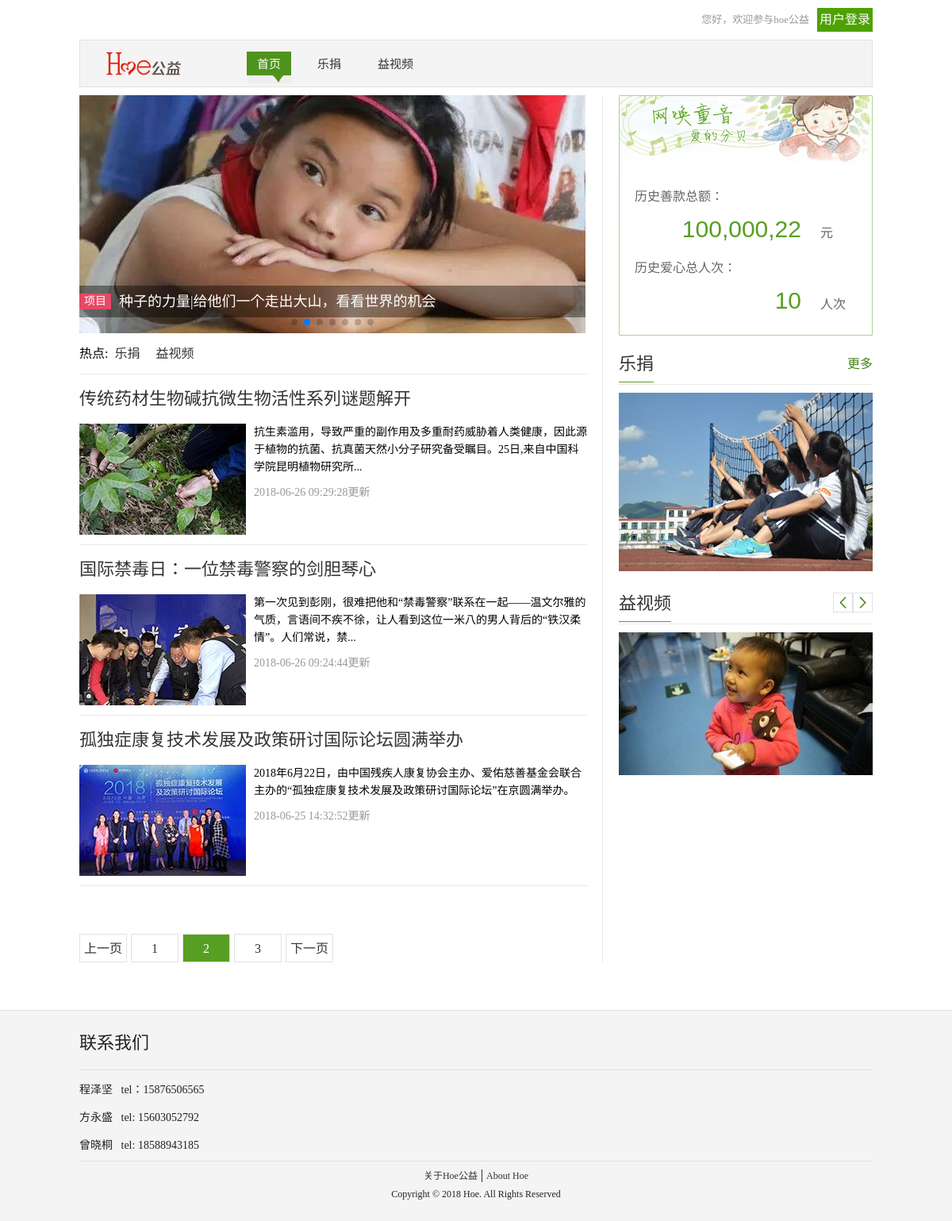
The app's page /public_benefit/index.php?page=2 with its own data.
### tables this page shows
CREATE TABLE IF NOT EXISTS `hoe_clist` (
  `id` int(11) NOT NULL AUTO_INCREMENT,
  `title` varchar(200) NOT NULL,
  `img` varchar(200) NOT NULL,
  `text` varchar(2000) NOT NULL,
  `time` varchar(200) NOT NULL,
  PRIMARY KEY (`id`)
);

### public_benefit/index.php (the view, shortened to what this page needs)
<!DOCTYPE html PUBLIC "-//W3C//DTD XHTML 1.0 Transitional//EN" "http://www.w3.org/TR/xhtml1/DTD/xhtml1-transitional.dtd">
<html xmlns="http://www.w3.org/1999/xhtml">
<head>
<link rel="stylesheet" href="./css/reset.css">
<link rel="stylesheet" href="./css/index.css">
</head>
<body>
<div class="hoe_container">
      	<?php
          include "include/header.php";
      	?>
		  <div class="hoe_lbt">
		  	   <div class="hoe_lbt_box">
		  	        <div class="box">
		  	          <div class="swiper-wrapper">
					      <div class="swiper-slide">
					          		<a href=""><img src="./img/lbt/lbt2.jpg" alt="" /></a>
								        <div class="imgtitle">
								        <span >项目</span>
								      	<a href="">种子的力量|给他们一个走出大山，看看世界的机会</a>
								        </div>
					      </div>
				    </div>
				  <div class="swiper-pagination"></div>
				    </div>
		  	   </div>
               <div class="donation">
                  <div class="amount">
                  	   <p>历史善款总额：</p>
                  	   <span><?php
       include "include/connect.php";
	  $query="select * from lejuan ";
	  $num=0;
	  $result=mysqli_query($link,$query);
	  while($row=mysqli_fetch_array($result)){
             $num+=(int)$row['num'];
	  }
             $strnum = mb_strlen($num,'UTF8');
		      while ($strnum){
		    $array[] = mb_substr($num, null ,3,'utf8');
		    $num = mb_substr($num,3,$strnum,'utf8');
		    $strnum = mb_strlen($num,'UTF8');
		 	 }
			$output=implode(',',$array);
			  echo $output;
	  ?>
	             </span>元
                  </div>
	              	<div class="person">
	              		<p>历史爱心总人次：</p>
                  	   <span><?php
       include "include/connect.php";
	  $query="select * from lejuan ";
	  $result=mysqli_query($link,$query);
	  $rc=0;
	  while($row=mysqli_fetch_array($result)){
          $rc+=(int)$row['rc'];
	  }
             echo $rc;
	  ?></span>人次
	              	</div>
               </div>
		  </div>
	  <div class="hoe_content">
	        <div class="hoe_main">
			    <div class="hoe_main_hot">
			    	<span>热点:</span>
			    	<a href="./lejuan.php">乐捐 </a>
			    	<a href="./yishipin.php">益视频</a>
			    </div>
	             <div class="hoe_main_List">
                     <?php
	include "include/connect.php";
  $pagesize=3;
   if(isset($_GET['page'])){
  $currentpage=$_GET['page'];
  $start=($currentpage-1)*$pagesize;
   }else{
  $currentpage=1;
  $start=0;
   }
  $query="select * from  hoe_clist  limit $start,$pagesize";
	$result=mysqli_query($link,$query);
	while($row=mysqli_fetch_array($result)){
   ?>
	             	 <div class="clist">
		         	 	  <div class="clist_title">
		             	 	  	<a href=""><?php echo $row['title'] ?></a>
		             	  </div>
	             	 	  <div class="clist_content">
	             	 	        <div class="pic">
	             	 	        	<a href=""><img src="<?php echo $row['img']  ?>" alt="" /></a>
	             	 	        </div>
		             	 	  	<div  class="text">
		             	 	  		<p><?php echo $row['text'] ?></p>
		             	 	  		<p><?php echo $row['time'] ?></p>
		             	 	  	</div>
	         	 	      </div>
	             	 </div>
	 <?php
		}
	?>
	             	 <div class="page">
                     <?php
                           if ($currentpage==2) {
                           	echo "<a href='./index.php?page=".($currentpage-1)."'>上一页</a>";
                          	echo '<a  href="./index.php?page=1">1</a>';
                          	echo '<a class="now"  href="./index.php?page=2">2</a>';
                          	echo '<a  href="./index.php?page=3">3</a>';
                          	echo "<a href='./index.php?page=".($currentpage+1)."'>下一页</a>";
                          }
    				 ?>
	             	 </div>
	             </div>
	        </div>
	        <div class="hoe_extra">
	        	<div class="lejuan">
	        		<div class="title">
		        		<span><a href="./lejuan.php">乐捐</a></span>
		        		<a  class="fr" href="./lejuan.php">更多</a>
	        	    </div>
                    <div class="imgBox">
                    	<a href="./lejuan.php"><img src="./img/imgbox1.jpg" alt="" /></a>
                    </div>
	        	</div>
	        	<div class="lb_box">
	        		<div class="title">
		        		<span><a href="./yishipin.php">益视频</a></span>
		        		<div class="arrow">
		        		  <div class="swiper-button-prev">
		        		   <a href=""><img src="./img/上一页.png" alt="" /></a>
		        		   </div>
                          <div class="swiper-button-next">
                             <a href="">  <img src="./img/下一页.png" alt="" /></a>
                        </div>
		        		</div>
	        	    </div>
                    <div class="lbimg">
                    	<div class="swiper-wrapper">
					      <div class="swiper-slide">
					          <a href="./yishipin.php">
					             <img src="./img/lbbox/lbbox1.jpg" alt="" />
					          </a>
					      </div>
    					</div>
                    </div>
	        	</div>
	        </div>
		  </div>
	  </div>
	 <?php
      include "include/footer.php";
	 ?>
</body>
</html>

### records on screen
hoe_clist: title "传统药材生物碱抗微生物活性系列谜题解开", img (picture), text "抗生素滥用，导致严重的副作用及多重耐药威胁着人类健康，因此源于植物的抗菌、抗真菌天然小分子研究备受瞩目。25日,来自中国科学院昆明植物研究所...", time "2018-06-26 09:29:28更新"
hoe_clist: title "国际禁毒日：一位禁毒警察的剑胆琴心", img (picture), text "第一次见到彭刚，很难把他和“禁毒警察”联系在一起——温文尔雅的气质，言语间不疾不徐，让人看到这位一米八的男人背后的“铁汉柔情”。人们常说，禁...", time "2018-06-26 09:24:44更新"
hoe_clist: title "孤独症康复技术发展及政策研讨国际论坛圆满举办", img (picture), text "2018年6月22日，由中国残疾人康复协会主办、爱佑慈善基金会联合主办的“孤独症康复技术发展及政策研讨国际论坛”在京圆满举办。", time "2018-06-25 14:32:52更新"

### other values on screen
$output "100,000,22"
$rc "10"
